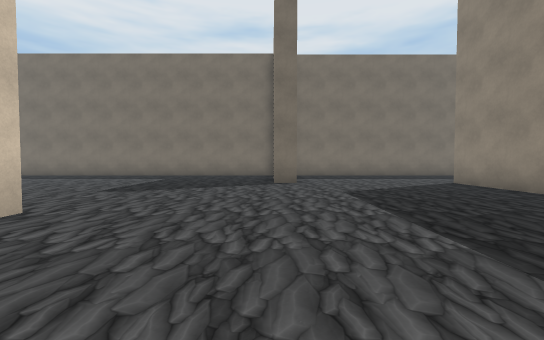
View 1 (above)

24 first-person views from a walk through a scene from a Unity 3-D project. The camera is 1.5 m above the floor, tilts 2° down and sees 90° across. The floor is counted in squares, 2 m on a side. Each view is taken from the middle of a square. On the plan, view 1 faces up. The plan holds only what a view shows up to about 10 squares ahead; the rest is blank. The place goes on beyond the plan. The player is left out. Some surface patterns are stand-ins.

View 2
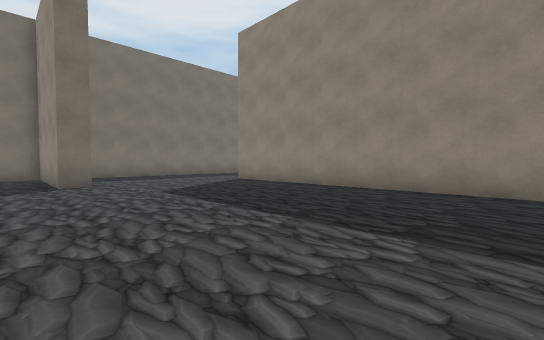

View 3
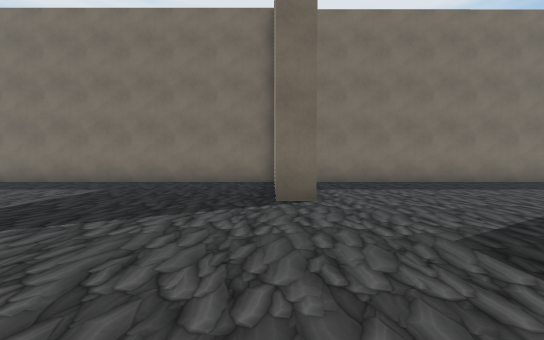

View 4
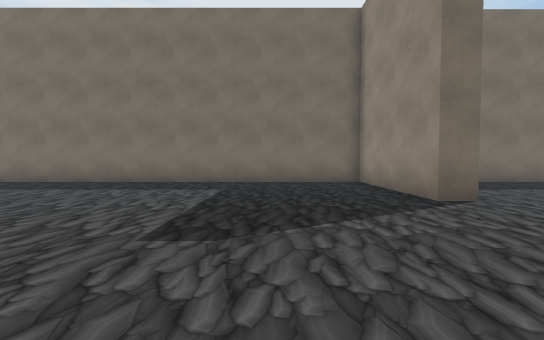

View 5
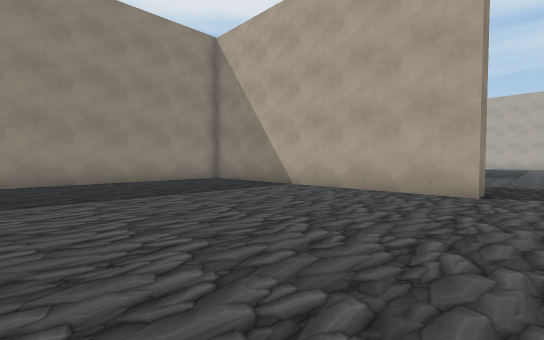

View 6
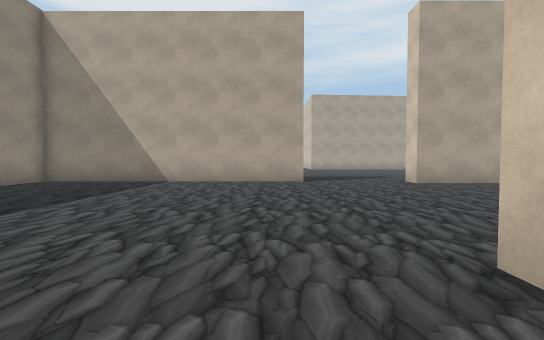

View 7
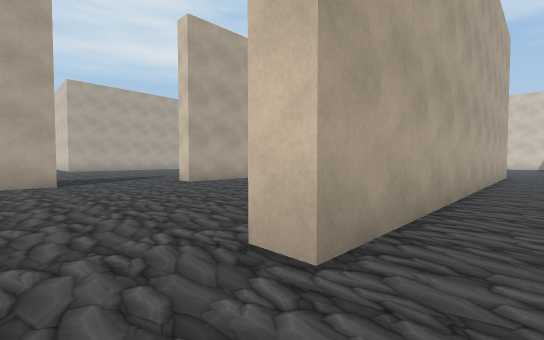

View 8
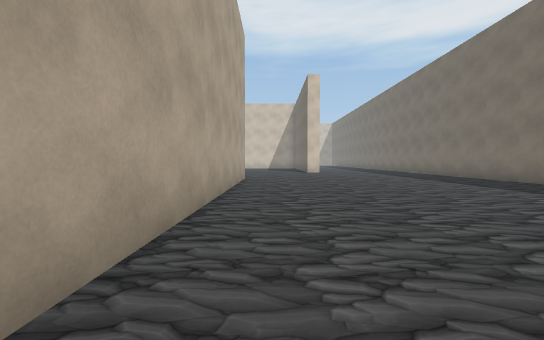

View 9
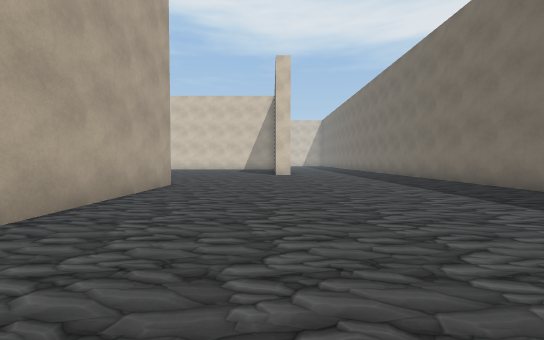

View 10
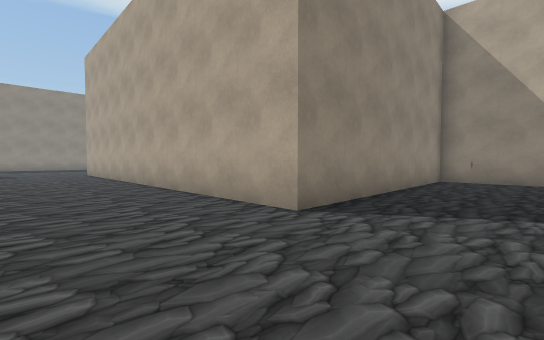

View 11
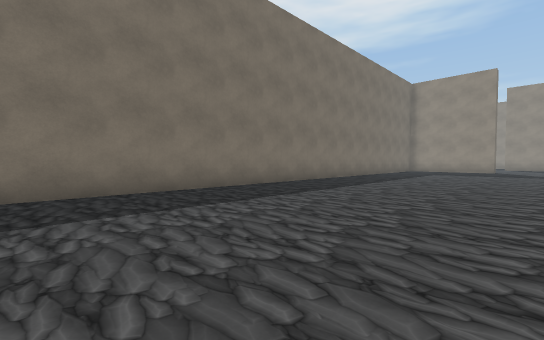

View 12
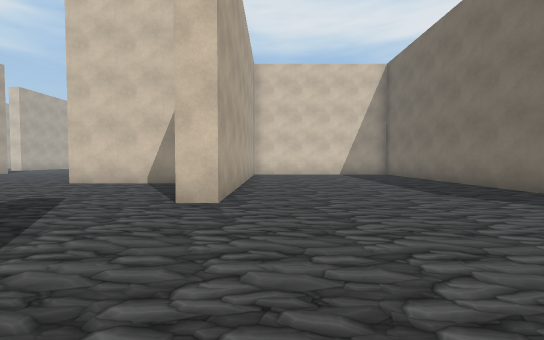

View 13
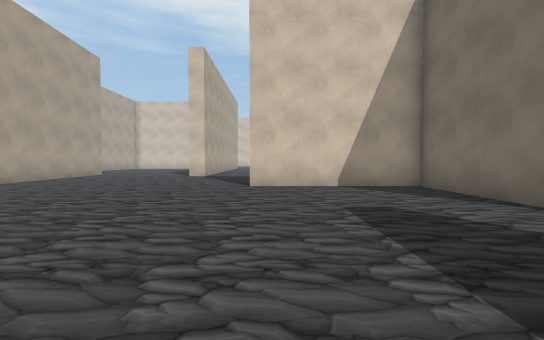

View 14
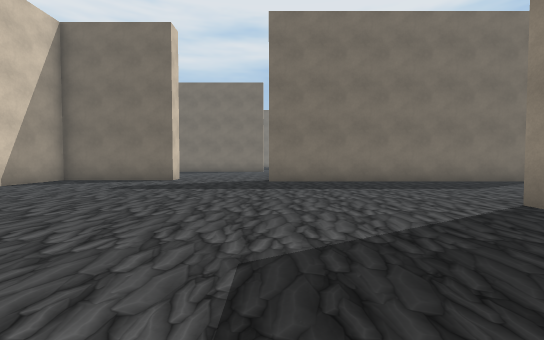

View 15
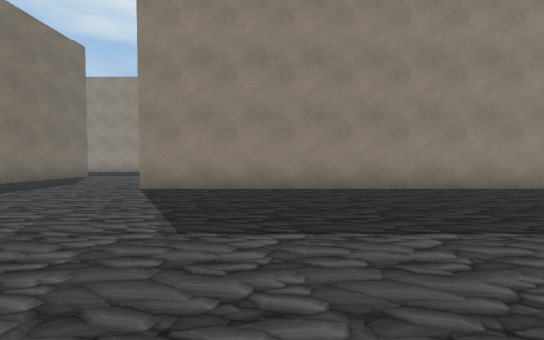

View 16
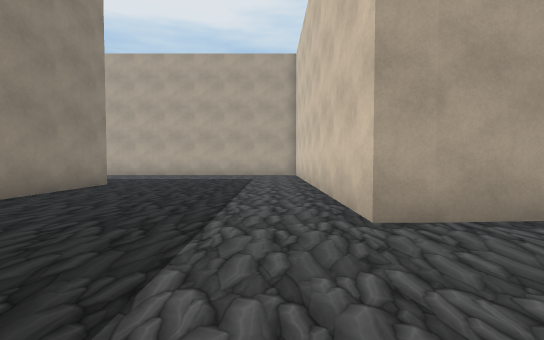

View 17
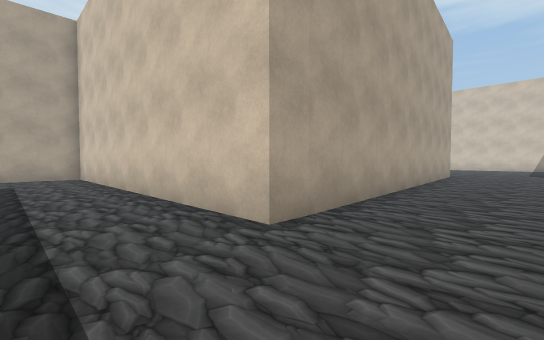

View 18
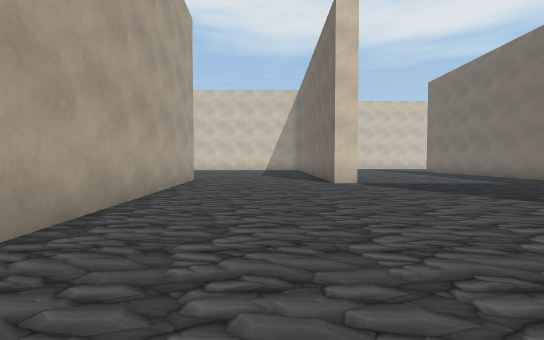

View 19
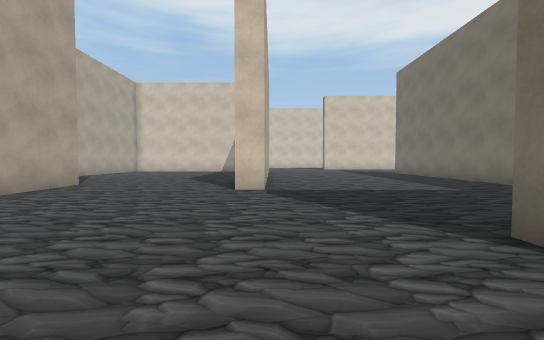

View 20
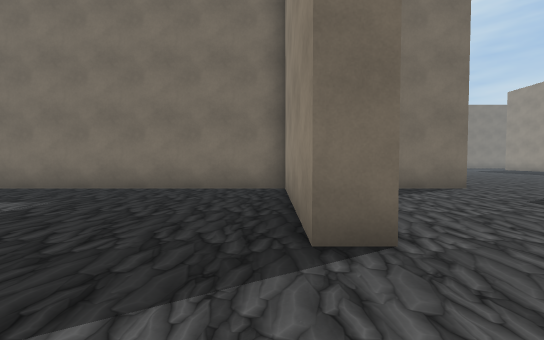

View 21
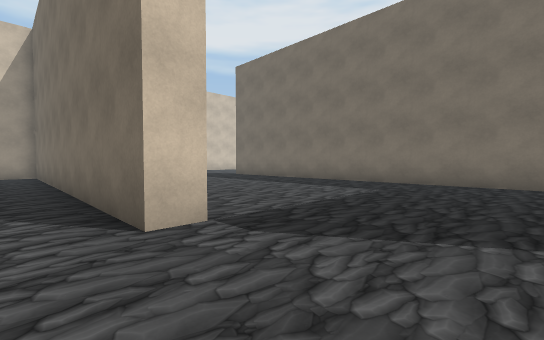

View 22
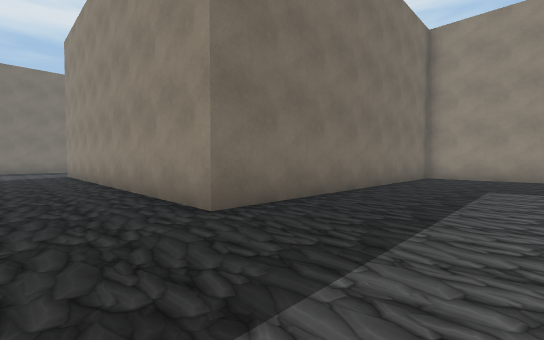

View 23
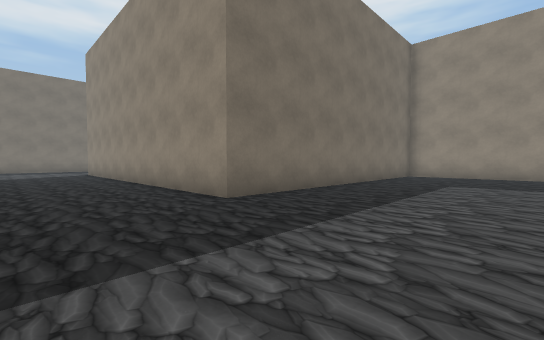

View 24
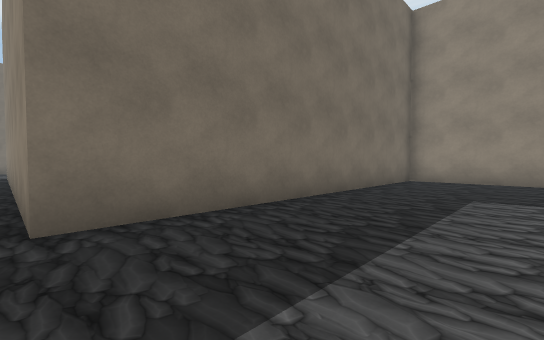

### Floor plan
Points are (right, up) in squares from view 1. A wall is a line through its corners. A room is listed if a view was taken in it or the views show most of it. See-through windows are left out.
Room 1 (views 1, 2, 3, 4, 5, 6, 7, 8, 9, 10, 11, 12)
walls: (-8, 3.1) (-12, 3.1); (0.9, 9) (0.1, 9) (0.1, 13.5) (-20.1, 13.5); (-3.1, -4.6) (6, -4.6) (6, 9.1); (-12, -3.9) (-6.8, -3.9); (9.6, 13.5) (1.5, 13.5); (-20.1, -3.9) (-17.4, -3.9) (-17.4, 3.9) (-3.6, 3.9) (-3.6, 3)
ways out: opening at (-5, -3.3) to room 2
Room 2 (views 13, 14, 15, 16, 17, 18, 19, 20, 21, 22, 23, 24)
walls: (-6.8, -3.9) (-6.8, -4.7) (-10.9, -4.7) (-10.9, -9.6) (-11.6, -9.6) (-11.6, -4.7) (-19.4, -4.7); (6, -5.4) (-3.1, -5.4) (-3.1, -4.6); (-15.9, -12.1) (-15.9, -12.9) (-20.5, -12.9); (-17.5, -18) (-5.2, -17.2) (-5.2, -27); (11.6, -27) (11.6, -22.5) (1.2, -22.5) (1.2, -10.4)
ways out: opening at (-5, -3.3) to room 1; opening at (-19, -17.3)

Positions as (right, up) in squares from view 1, and headings:
1: (0, 0), facing up
2: (-1, 0), facing up-right
3: (0, 4), facing up
4: (-3, 4), facing up
5: (-4, 2), facing down-right
6: (-2, 5), facing down
7: (-2, 5), facing down-left
8: (-6, 5), facing left
9: (-9, 7), facing left
10: (-20, 7), facing down-right
11: (-20, 7), facing up-right
12: (-2, -3), facing left
13: (-3, -9), facing left
14: (-3, -15), facing up
15: (-6, -14), facing right
16: (-4, -14), facing down
17: (-3, -15), facing down-left
18: (-7, -15), facing left
19: (-9, -12), facing left
20: (-12, -12), facing up
21: (-13, -14), facing up-left
22: (-1, -26), facing up-right
23: (-2, -27), facing up-right
24: (1, -26), facing up-right
